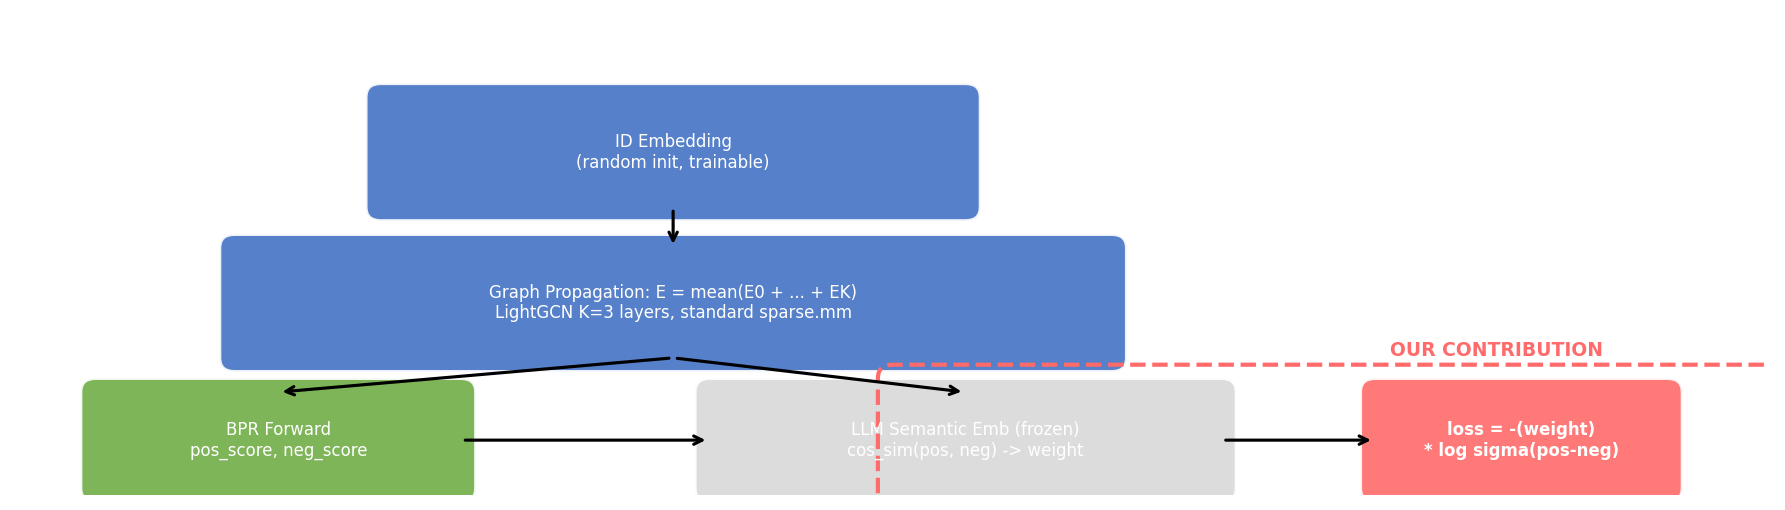

This figure's Python source:
"""生成框架流程图"""
import matplotlib.pyplot as plt
import matplotlib.patches as mpatches
from matplotlib.patches import FancyBboxPatch, FancyArrowPatch
import matplotlib
matplotlib.rcParams['font.family'] = 'DejaVu Sans'

fig, ax = plt.subplots(1, 1, figsize=(12, 3.5))
ax.set_xlim(0, 12)
ax.set_ylim(0, 3.5)
ax.axis('off')

# 颜色定义
blue = '#4472C4'
orange = '#ED7D31'
green = '#70AD47'
red = '#FF6B6B'
gray = '#D9D9D9'

def add_box(x, y, w, h, text, color, fontsize=9, bold=False):
    weight = 'bold' if bold else 'normal'
    rect = FancyBboxPatch((x-w/2, y-h/2), w, h, boxstyle="round,pad=0.1",
                          facecolor=color, edgecolor='white', linewidth=1.5, alpha=0.9)
    ax.add_patch(rect)
    ax.text(x, y, text, ha='center', va='center', fontsize=fontsize,
            fontweight=weight, color='white')

def add_arrow(x1, y1, x2, y2, color='black', text='', fs=8):
    ax.annotate('', xy=(x2, y2), xytext=(x1, y1),
                arrowprops=dict(arrowstyle='->', color=color, lw=1.5))
    if text:
        mx, my = (x1+x2)/2, (y1+y2)/2
        ax.text(mx, my+0.1, text, ha='center', va='bottom', fontsize=fs, color=color)

# Row 1: Feature Layer (standard LightGCN - NO LLM)
add_box(4.5, 2.5, 4.0, 0.8, 'ID Embedding\n(random init, trainable)', blue, 8)

# Row 2: Graph Propagation
add_box(4.5, 1.4, 6.0, 0.8,
        'Graph Propagation: E = mean(E0 + ... + EK)\nLightGCN K=3 layers, standard sparse.mm', blue, 8)
add_arrow(4.5, 2.1, 4.5, 1.8, 'black')

# Row 3: BPR Prediction
add_box(1.8, 0.4, 2.5, 0.7, 'BPR Forward\npos_score, neg_score', green, 8)

# Row 3: Semantic Weighting (side)
add_box(6.5, 0.4, 3.5, 0.7,
        'LLM Semantic Emb (frozen)\ncos_sim(pos, neg) -> weight', gray, 8)
add_box(10.3, 0.4, 2.0, 0.7,
        'loss = -(weight)\n* log sigma(pos-neg)', red, 8, bold=True)
add_arrow(3.05, 0.4, 4.75, 0.4, 'black')
add_arrow(8.25, 0.4, 9.3, 0.4, 'black')
add_arrow(4.5, 1.0, 1.8, 0.75, 'black')
add_arrow(4.5, 1.0, 6.5, 0.75, 'black')

# Highlight
rect = FancyBboxPatch((6.0, -0.05), 6.8, 0.9, boxstyle="round,pad=0.1",
                      facecolor='none', edgecolor=red, linewidth=2, linestyle='--')
ax.add_patch(rect)
ax.text(9.4, 1.05, 'OUR CONTRIBUTION', fontsize=9, fontweight='bold', color=red, va='center')

plt.tight_layout()
plt.savefig('I:/claude_code文件/run_recmodels/paper/fig_framework.pdf',
            dpi=150, bbox_inches='tight')
plt.savefig('I:/claude_code文件/run_recmodels/paper/fig_framework.png',
            dpi=150, bbox_inches='tight')
print('fig_framework saved')
